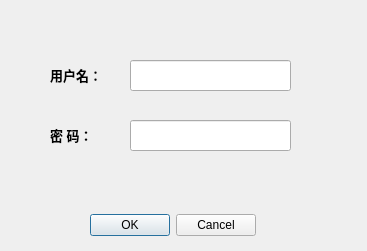
<?xml version="1.0" encoding="UTF-8"?>
<ui version="4.0">
 <class>Dialog_adminlogin</class>
 <widget class="QDialog" name="Dialog_adminlogin">
  <property name="geometry">
   <rect>
    <x>0</x>
    <y>0</y>
    <width>367</width>
    <height>251</height>
   </rect>
  </property>
  <property name="windowTitle">
   <string>权限许可</string>
  </property>
  <widget class="QLabel" name="username">
   <property name="geometry">
    <rect>
     <x>50</x>
     <y>60</y>
     <width>91</width>
     <height>31</height>
    </rect>
   </property>
   <property name="text">
    <string>&lt;html&gt;&lt;head/&gt;&lt;body&gt;&lt;p&gt;&lt;span style=&quot; font-size:10pt; font-weight:600;&quot;&gt;用户名：&lt;/span&gt;&lt;/p&gt;&lt;/body&gt;&lt;/html&gt;</string>
   </property>
   <property name="textFormat">
    <enum>Qt::AutoText</enum>
   </property>
  </widget>
  <widget class="QLabel" name="passwd">
   <property name="geometry">
    <rect>
     <x>50</x>
     <y>120</y>
     <width>91</width>
     <height>31</height>
    </rect>
   </property>
   <property name="text">
    <string>&lt;html&gt;&lt;head/&gt;&lt;body&gt;&lt;p&gt;&lt;span style=&quot; font-size:10pt; font-weight:600;&quot;&gt;密 码：&lt;/span&gt;&lt;/p&gt;&lt;/body&gt;&lt;/html&gt;</string>
   </property>
   <property name="textFormat">
    <enum>Qt::AutoText</enum>
   </property>
  </widget>
  <widget class="QLineEdit" name="inputUsername">
   <property name="geometry">
    <rect>
     <x>130</x>
     <y>60</y>
     <width>161</width>
     <height>31</height>
    </rect>
   </property>
  </widget>
  <widget class="QLineEdit" name="inputPasswd">
   <property name="geometry">
    <rect>
     <x>130</x>
     <y>120</y>
     <width>161</width>
     <height>31</height>
    </rect>
   </property>
  </widget>
  <widget class="QWidget" name="">
   <property name="geometry">
    <rect>
     <x>10</x>
     <y>210</y>
     <width>325</width>
     <height>30</height>
    </rect>
   </property>
   <layout class="QHBoxLayout" name="horizontalLayout">
    <item>
     <spacer name="horizontalSpacer">
      <property name="orientation">
       <enum>Qt::Horizontal</enum>
      </property>
      <property name="sizeHint" stdset="0">
       <size>
        <width>58</width>
        <height>20</height>
       </size>
      </property>
     </spacer>
    </item>
    <item>
     <widget class="QDialogButtonBox" name="buttonBox">
      <property name="orientation">
       <enum>Qt::Horizontal</enum>
      </property>
      <property name="standardButtons">
       <set>QDialogButtonBox::Cancel|QDialogButtonBox::Ok</set>
      </property>
     </widget>
    </item>
    <item>
     <spacer name="horizontalSpacer_2">
      <property name="orientation">
       <enum>Qt::Horizontal</enum>
      </property>
      <property name="sizeHint" stdset="0">
       <size>
        <width>58</width>
        <height>20</height>
       </size>
      </property>
     </spacer>
    </item>
   </layout>
  </widget>
 </widget>
 <resources/>
 <connections>
  <connection>
   <sender>buttonBox</sender>
   <signal>accepted()</signal>
   <receiver>Dialog_adminlogin</receiver>
   <slot>accept()</slot>
   <hints>
    <hint type="sourcelabel">
     <x>248</x>
     <y>254</y>
    </hint>
    <hint type="destinationlabel">
     <x>157</x>
     <y>274</y>
    </hint>
   </hints>
  </connection>
  <connection>
   <sender>buttonBox</sender>
   <signal>rejected()</signal>
   <receiver>Dialog_adminlogin</receiver>
   <slot>reject()</slot>
   <hints>
    <hint type="sourcelabel">
     <x>316</x>
     <y>260</y>
    </hint>
    <hint type="destinationlabel">
     <x>286</x>
     <y>274</y>
    </hint>
   </hints>
  </connection>
 </connections>
</ui>
